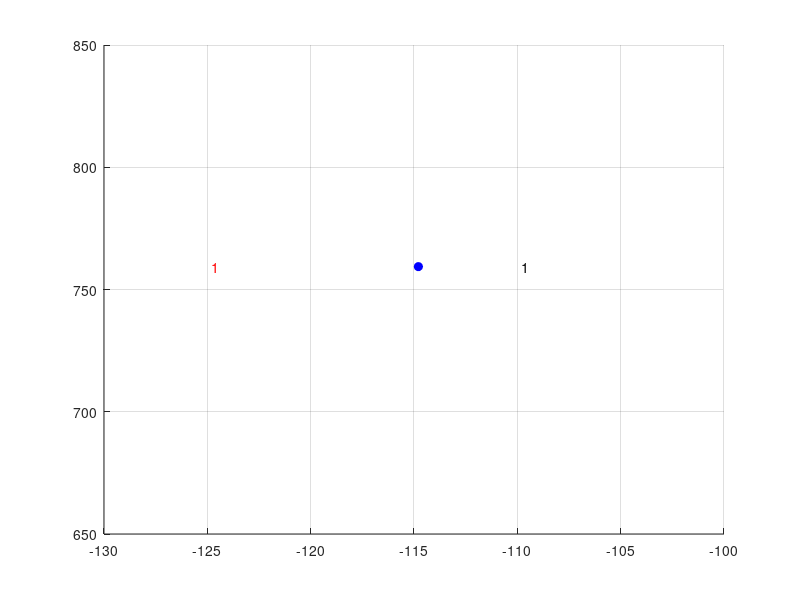

Here is the MATLAB script that generated this plot: (Note: this script raises an error after producing the figure.)
%% PMBM and PMB implementations with arbitrary clutter

close all
clear
clc
dbstop if error

rng (2022)

plot_enable = true;

%% Parameters of multi-object dynamic model

%scenario: targets are born from a Gaussian density with covariance covering the entire field-of-view and move randomly.

%survival probability
Ps = 0.99;

%Target kinematic state [x-position,y-position,x-velocity,y-velocity]
%Target extent state [orientation,semi-axis length 1,semi-axis length 2]

%Parameters of a nearly constant velocity motion model
%kinematic state dimension
dxr = 4;
%time interval
Ts = 0.07;
%transition matrix for kinematic state
Ar = [1 0 Ts 0;
    0 1 0 Ts;
    0 0 1 0;
    0 0 0 1];
%process noise
q = 0.01;
%process noise covariance matrix for kinematic state
Cwr = q*[Ts^3/3 0      Ts^2/2 0;
    0      Ts^3/3 0      Ts^2/2;
    Ts^2/2 0      Ts     0;
    0      Ts^2/2 0      Ts];
%measurement rate parameter used for prediction of gamma distribution
eta = 1.05;
%forgetting factor used for prediction of inverse-Wishart distribution
tau = 20;

%struct representation
motionmodel.Ps = Ps;
motionmodel.Ts = Ts;
motionmodel.dxr = dxr;
motionmodel.Ar = Ar;
motionmodel.Cwr = Cwr;
motionmodel.eta = eta;
motionmodel.tau = tau;

%Poisson birth model with Gaussian intensity
%Poisson intensity
birthmodel = struct('w',log(0.1),'xr',[],'Cr',diag(6.66*[50 50 1 1])^2,'V',[],'v',100,'alpha',500,'beta',100);
%specify kinematic state (x-position,y-position,x-velocity,y_velocity)
birthmodel.xr = [0 0 0 0]';
%specify extent state (orientation,two axis lengths)
birthmodel.V = (100+6)*diag([0.5 0.5]);
%Poisson birth rate
b_lambda_0 = 5;
b_lambda = exp(birthmodel.w);

%% Parameters of multi-object measurement model

%detection probability
Pd = 0.9;
%Poisson clutter rate
c_lambda = 20;

%surveillance area
range_x = [-10 10];
range_y = [-10 10];

%PPP clutter with uniform density
c_pdf = 1/(range_x(2)-range_x(1))/(range_y(2)-range_y(1));
%Poisson clutter intensity
c_intensity = c_lambda*c_pdf;

%stationary clutter source
%number of sources
n_s_clutter = 4;
stationary_clutter = repmat(struct('p_d_clutter',0.98,'lambda_clutter',10,'x_clutter',[],'X_clutter',diag([2 2])),n_s_clutter,1);
stationary_clutter(1).x_clutter = [100;100];
stationary_clutter(2).x_clutter = [100;200];
stationary_clutter(3).x_clutter = [200;100];
stationary_clutter(4).x_clutter = [200;200];

%Parameters of a linear Gaussian measurement model
%measurement dimension
dz = 2;
%observation matrix
H = [1 0 0 0;0 1 0 0];
%covariance of the multiplicative noise
Ch = diag([1/4 1/4]);
%covariance of the measurement noise
Cv = diag([1/4 1/4]);

%struct representation
measmodel.dz = dz;
measmodel.H = H;
measmodel.Ch = Ch;
measmodel.Cv= Cv;
measmodel.Pd = Pd;
measmodel.c_intensity = c_intensity;

%% Generating ground truth

%total time steps
T = 120;

%create memory to store ground truth
%birth time, death time, target state
gt = struct('x_bt',[],'x_dt',[],'x_lambda',[],'xr',[],'X',[]);

%number of targets
nt = 0;
for i = 1:T-1
    %sample the number of newborn targets
    nb = poissrnd(b_lambda);
    %for the first time step, make sure that at least one target is born
    if i == 1
        nb = poissrnd(b_lambda_0);
        if nb == 0
            nb = 1;
        end
    end
    for j = 1:nb
        %number of targets increases by 1
        nt = nt + 1;
        %sample a Gaussian component in the Poisson birth intensity
        b_idx = find(rand < cumsum([0 exp([birthmodel.w])]/b_lambda),1) - 1;
        %sample an initial target state
        gt(nt).x_bt = i;
        gt(nt).x_dt = i;
        %assume fixed Poisson rate
        gt(nt).x_lambda = gamrnd(birthmodel(b_idx).alpha,1/birthmodel(b_idx).beta);
        gt(nt).xr = mvnrnd(birthmodel(b_idx).xr',birthmodel(b_idx).Cr)';
        gt(nt).X = iwishrnd(birthmodel(b_idx).V,birthmodel(b_idx).v-3);
    end
    %generate target trajectory for all the newborn targets
    for j = 1:nt
        %termintate the trajectory if the target dies or moves out of the surveillance area
        %also assumes that no target dies if there is only one
        if (rand < Ps || nt==1) && gt(j).xr(1,end) >= range_x(1) && gt(j).xr(1,end) <= range_x(2) && gt(j).xr(2,end) >= range_y(1) && gt(j).xr(2,end) <= range_y(2) && gt(j).x_dt == i
            gt(j).x_dt = i+1;
            gt(j).x_lambda = [gt(j).x_lambda gt(j).x_lambda(end)];
            %add motion noise when generating trajectory
            gt(j).xr = [gt(j).xr mvnrnd((Ar*gt(j).xr(:,end))',Cwr)'];
            gt(j).X = cat(3,gt(j).X,gt(j).X(:,:,end));
        end
    end
end

%cardinality of multi-target states
card = zeros(T,1);
for i = 1:T
    for j = 1:nt
        if gt(j).x_bt <= i && gt(j).x_dt >= i
            card(i) = card(i) + 1;
        end
    end
end

%% Plot ground truth

if plot_enable
    figure
    grid on
    hold on
    for i = 1:nt
        %plot trajectory
        plot(gt(i).xr(1,1),gt(i).xr(2,1),'b','Marker','o','MarkerFaceColor','b');
        text(gt(i).xr(1,1)+5,gt(i).xr(2,1),int2str(gt(i).x_bt))
        text(gt(i).xr(1,end)-10,gt(i).xr(2,end),int2str(gt(i).x_dt),'Color','red')
        gt_ks_plot = plot(gt(i).xr(1,:),gt(i).xr(2,:),'b');
        %plot extent for every 10 time steps
        for j = 1:10:(gt(i).x_dt - gt(i).x_bt + 1)
            gt_es_plot = plot_extent_iw(gt(i).xr(1:2,j),gt(i).X(:,:,j),'-','b',1);
        end
    end
    %plot stationary source
    for i = 1:n_s_clutter
        sc_plot = plot_extent_iw(stationary_clutter(i).x_clutter,stationary_clutter(i).X_clutter,'-','k',2);
    end
    xlim(range_x)
    ylim(range_y)
    xlabel('x position (m)')
    ylabel('y position (m)')
%     legend([gt_ks_plot, gt_es_plot, sc_plot], {'Target trajectory','Target extent','Stationary source'},'location','best');
end

%% Generate measurements

Z = cell(T,1);
%target-generated measurements
for i = 1:nt
    for t = gt(i).x_bt:gt(i).x_dt
        %generate measurements only if the target is detected
        %no misdetection at time 1
        if rand < Pd || t == 1
            nz = poissrnd(gt(i).x_lambda(t-gt(i).x_bt+1));
            Z{t} = [Z{t} mvnrnd(gt(i).xr(1:2,t-gt(i).x_bt+1)',Ch*gt(i).X(:,:,t-gt(i).x_bt+1)+Cv,nz)'];
        end
    end
end

%append Poisson clutter
for i = 1:T
    nz = poissrnd(c_lambda);
    zx = rand(nz,1)*(range_x(2)-range_x(1)) + range_x(1);
    zy = rand(nz,1)*(range_y(2)-range_y(1)) + range_y(1);
    Z{i} = [Z{i} [zx zy]'];
end

%append stationary clutter
for i = 1:T
    for j = 1:n_s_clutter
        if rand < stationary_clutter(j).p_d_clutter
            nz = poissrnd(stationary_clutter(j).lambda_clutter);
            zc = mvnrnd(stationary_clutter(j).x_clutter',stationary_clutter(j).X_clutter,nz)';
            Z{i} = [Z{i} zc];
        end
    end
end

velo_meas=load("data\2021-12-10-06-52-32_0_velodyne_meas.mat").ans;
extended_measurements = cell(T,1);
for i=1:T
    extended_measurements{i}=velo_meas.Zextend{i}';
end

Z=extended_measurements;

%% Run filter

%paramter setting

%gate size in probability
% paras.gating.Pg = 0.999;
% paras.gating.size = chi2inv(paras.gating.Pg,dz);
paras.gating.size = 20;
%hyperparameters in DBSCAN
paras.dbscan.max_dist = 5;
paras.dbscan.min_dist = 0.2;
paras.dbscan.grid_dist = 0.1;

%pruning threshold for global hypotheses
paras.pruning.w = log(1e-2);
%pruning threshold for ppp intensity
paras.pruning.ppp = log(1e-3);
%merging threshold for ppp intensity
paras.merging.ppp = 2;
%cap of global hypotheses
paras.cap.w = 20;
%pruning threshold for Bernoulli
paras.pruning.r = 1e-3;
%whether to perform recycling
paras.recycle = false;
if paras.recycle
    paras.pruning.r = 1e-1;
end

%whether to perform MB approximation
paras.mb_approx = true;
%M-best assignments in Murty
paras.M = 20;

%estimator to extract multi-target state
paras.estimator = 1;
%estimator 1: extract state from global hypothesis with the highest weight and Bernoulli components with large enough probability of existence
%estimator 2: MAP cardinality estimator
%threshold to extract state estimate from Bernoulli
paras.estimate.r = 0.4;

%parameters of GOSPA metric
gospa.p = 2;
gospa.c = 20;
gospa.alpha = 2;

%initialisation parameters
%global hypothesis weight in logarithm
mbm.w = 0;
%global hypothesis look-up table
mbm.table = zeros(1,0);
%local hypothesis trees (collections of single target hypotheses)
mbm.track = cell(0,1);
%each Bernoulli is parameterised by 1) existence probability r, 2) mean and covariance of the kinematic state xr, Cr, 3) parameters of the extent state V, v, 4) parameters of gamma distribution alpha, beta.
%PPP for undetected targets, initialised using birth model
ppp = birthmodel;

%memory to store state estimate
est = cell(T,1);
card_est = zeros(T,1);
t_elapsed = zeros(T,1);
%recursive Bayesian estimation
fprintf('Time step: ')
for t = 1:T

    fprintf('%d ',t)
    tic

    %ellipsoidal gating for detected targets
    %use a boolean vector to store the gating result of each local hypothesis
    gating_matrix_d = cellfun(@(x) cell2mat(arrayfun(@(x) ellips_gating(x,Z{t},measmodel,paras.gating.size),x,'uniformoutput',false)),mbm.track,'uniformoutput',false);

    %ellipsoidal gating for undetected targets
    %use a boolean vector to store the gating result of each component
    gating_matrix_u = cell2mat(arrayfun(@(x) ellips_gating(x,Z{t},measmodel,paras.gating.size),ppp,'uniformoutput',false)');

    %ellipsoidal gating for stationary sources
    %use a boolean vector to store the gating result of each stationary source
    gating_matrix_s = cell2mat(arrayfun(@(x) ellips_gating_clutter(Z{t},x,paras.gating.size),stationary_clutter,'uniformoutput',false)');

    %remove unused measurements according to the gating result
    %gating result of all targets
    %number of tracks
    n_track = length(mbm.track);
    if n_track > 0
        gating = logical(sum(gating_matrix_u,2) + sum(gating_matrix_s,2) + sum(cell2mat(gating_matrix_d'),2));
    else
        gating = logical(sum(gating_matrix_u,2) + sum(gating_matrix_s,2));
    end

    %used measurements
    W = Z{t}(:,gating);
    %number of measurements after gating
    nm = size(W,2);

    %reconstruct gating matrix
    gating_matrix_d = cellfun(@(x) x(gating,:),gating_matrix_d,'uniformoutput',false);
    gating_matrix_u = gating_matrix_u(gating,:);
    gating_matrix_s = gating_matrix_s(gating,:);
    %use DBSCAN to obtain multiple partitions
    partitions = gen_partitions(W,paras.dbscan,n_track);
    %number of partitions
    np = length(partitions);

    %find all the unique clusters in all measurement partitions
    [clusters,IA,IC] = unique(cell2mat(partitions')','rows');
    clusters = clusters';
    n_clusters = length(IA);
    %reconstruct partitions to let it contain indices of clusters
    nc_p = cellfun(@(x) size(x,2),partitions);
    partitions_indices = cell(np,1);
    idx = 0;
    for i = 1:np
        partitions_indices{i} = IC(idx+1:idx+nc_p(i));
        idx = idx + nc_p(i);
    end

    %create clutter hypotheses for stationary sources
    stationary_hypo = repmat(struct('c',[],'lik',[]),n_s_clutter,1);
    for i = 1:n_s_clutter
        %no clutter hypothesis
        stationary_hypo(i).c = 0;
        stationary_hypo(i).lik = log(1-stationary_clutter(i).p_d_clutter+stationary_clutter(i).p_d_clutter*exp(-stationary_clutter(i).lambda_clutter));
        %create a clutter hypothesis for each clutter
        for c = 1:n_clusters
            %check if the cth clutter is in the gate
            if sum(gating_matrix_s(:,i)-clusters(:,c)<0) == 0
                stationary_hypo(i).c(end+1) = c;
                stationary_hypo(i).lik(end+1) = log(stationary_clutter(i).p_d_clutter)-stationary_clutter(i).lambda_clutter+clutter_lik(W(:,clusters(:,c)),stationary_clutter(i));
            end
        end
    end

    %create single target hypotheses for newly detected targets
    bern_new = repmat(struct('r',0,'xr',zeros(dxr,1),'Cr',ones(dxr,dxr),'V',zeros(2,2),'v',0,'alpha',1,'beta',1),1,n_clusters);
    lik_new = zeros(n_clusters,1);
    for c = 1:n_clusters
        %check if the cth cluster is in the gate of any ppp components
        ppp_idx = sum(gating_matrix_u-clusters(:,c)<0) == 0;
        if any(ppp_idx)
            [lik_new(c),bern_new(c)] = ppp_upd(ppp(ppp_idx),W(:,clusters(:,c)),measmodel);
        else
            %if not, they are all Poisson clutter
            lik_new(c) = sum(clusters(:,c))*log(measmodel.c_intensity);
        end
    end

    %create updated single target hypotheses for detected targets
    %number of single target hypotheses per track
    n_local_hypo = cellfun('length',mbm.track);
    tracks_upd = cell(n_track,1);
    for i = 1:n_track
        tracks_upd{i} = cell(n_local_hypo(i),1);
        for j = 1:n_local_hypo(i)
            %misdetection for the jth single target hypothesis under the ith local hypothesis tree
            [l_missed,bern_missed] = bern_miss(mbm.track{i}(j),measmodel);
            tracks_upd{i}{j}.c = 0;
            tracks_upd{i}{j}.lik = l_missed;
            tracks_upd{i}{j}.bern = bern_missed;
            %measurement update for the jth single target hypothesis under the ith local hypothesis tree
            for c = 1:n_clusters
                %check if the cth cluster is in the gate of the corresponding single target hypothesis
                if sum(gating_matrix_d{i}(:,j)-clusters(:,c)<0) == 0
                    [l_upd,bern_updated] = bern_upd(mbm.track{i}(j),W(:,clusters(:,c)),measmodel);
                    tracks_upd{i}{j}.c(end+1) = c;
                    tracks_upd{i}{j}.lik(end+1) = l_upd;
                    tracks_upd{i}{j}.bern(end+1) = bern_updated;
                end
            end
        end
    end

    tracks_new = cell(n_clusters,1);
    for c = 1:n_clusters
        tracks_new{c}.c = [0 c];
        tracks_new{c}.lik = [0 lik_new(c)];
        tracks_new{c}.bern = struct('r',0,'xr',zeros(dxr,1),'Cr',ones(dxr,dxr),'V',zeros(2,2),'v',0,'alpha',1,'beta',1);
        tracks_new{c}.bern = [tracks_new{c}.bern bern_new(c)];
    end

    %reset m to the number of new tracks
    m = length(tracks_new);

    %update local hypothesis trees
    mbm_upd.track = cell(n_track+m,1);
    for i = 1:n_track
        idx = 0;
        for j = 1:length(tracks_upd{i})
            mbm_upd.track{i} = [mbm_upd.track{i} tracks_upd{i}{j}.bern];
            %use an extra variable to record the index of each new single target hypothesis in local hypothesis tree i
            n_ij = length(tracks_upd{i}{j}.c);
            tracks_upd{i}{j}.idx = (1:n_ij) + idx;
            idx = idx + n_ij;
        end
    end
    for i = 1:m
        mbm_upd.track{n_track+i,1} = tracks_new{i}.bern;
    end

    %data association for each global association hypothesis
    mbm_upd.w = [];
    mbm_upd.table = zeros(0,n_track+m);
    A = length(mbm.w);
    for a = 1:A
        a_indices = mbm.table(a,:);
        costs_temp = 0;
        for j = 1:n_track
            if a_indices(j) > 0
                single_hypo = tracks_upd{j}{a_indices(j)};
                costs_temp = costs_temp + single_hypo.lik(1);
            end
        end
        %if there is no measurement partition, all the targets are misdetected
        if n_clusters==0
            table_upd = zeros(1,n_track+m);
            w_upd = 0;
            for j = 1:n_track
                if a_indices(j) > 0
                    table_upd(1,j) = tracks_upd{j}{a_indices(j)}.idx(1);
                    w_upd = w_upd + tracks_upd{j}{a_indices(j)}.lik(1);
                end
            end
            for j = n_track+1:n_track+m
                table_upd(1,j) = 1;
            end
            mbm_upd.w = [mbm_upd.w;w_upd + mbm.w(a)];
            mbm_upd.table = [mbm_upd.table;table_upd];
        end
        %go through each measurement partition
        for p = 1:np
            %find all the clusters under this partition
            p_idx = partitions_indices{p};
            %number of clusters under this partition
            p_n = length(p_idx);
            %construct cost matrix
            C = inf(p_n,n_track+m);
            for j = 1:n_track
                if a_indices(j) > 0
                    single_hypo = tracks_upd{j}{a_indices(j)};
                    %set cost for detected targets
                    [LIA,LOCB] = ismember(single_hypo.c,p_idx);
                    C(LOCB(LOCB>0),j) = -single_hypo.lik(LIA)' + single_hypo.lik(1);
                end
            end
            %set cost for undetected targets
            for j = n_track+1:n_track+m
                single_hypo = tracks_new{j-n_track};
                [LIA,LOCB] = ismember(single_hypo.c,p_idx);
                C(LOCB(LOCB>0),j) = -single_hypo.lik(LIA)';
            end

            %construct cost matrix for stationary sources
            costs_temp_ac =  costs_temp;
            C_s = inf(p_n,n_s_clutter);
            for j = 1:n_s_clutter
                [LIA,LOCB] = ismember(stationary_hypo(j).c,p_idx);
                if any(LOCB>0)
                    C_s(LOCB(LOCB>0),j) = -stationary_hypo(j).lik(LIA)' + stationary_hypo(j).lik(1);
                    costs_temp_ac = costs_temp_ac + stationary_hypo(j).lik(1);
                end
            end

            %combine cost matrices
            C = [C C_s];

            %find columns of C that contain finite entries
            idx = find(sum(isfinite(C),1) > 0);
            C = C(:,idx);
            %find M-best assignments using Murty's algorithm
            [assignments,~,costs] = kBest2DAssign(C,ceil(paras.M*exp(mbm.w(a))));
            assignments = assignments';
            costs = costs';
            %number of assignments
            n_a = size(assignments,1);
            %restore track indices
            for i = 1:n_a
                assignments(i,:) = idx(assignments(i,:));
            end

            table_upd = zeros(n_a,n_track+m);
            %update the glocal hypothesis look-up table and weight
            for i = 1:n_a
                %go through each association in a given assignment
                for j = 1:p_n
                    %check if detected targets or undetected targets, otherwise cluster is assigned to stationary sources
                    assoc = assignments(i,j);
                    if assoc <= n_track
                        %find the index of the corresponding cluster
                        table_upd(i,assoc) = tracks_upd{assoc}{a_indices(assoc)}.idx(tracks_upd{assoc}{a_indices(assoc)}.c == p_idx(j));
                    elseif assoc <= n_track+m
                        %find the index of the corresponding cluster
                        table_upd(i,assoc) = find(tracks_new{assoc-n_track}.c == p_idx(j),1);
                    end
                end
                %go through each unassociated track
                unassign = true(n_track+m,1);
                unassign(assignments(i,assignments(i,:)<=n_track+m)) = false;
                unassign = find(unassign);
                for j = 1:length(unassign)
                    if unassign(j) <= n_track
                        temp = a_indices(unassign(j));
                        if temp > 0
                            table_upd(i,unassign(j)) = tracks_upd{unassign(j)}{temp}.idx(1);
                        else
                            table_upd(i,unassign(j)) = 0;
                        end
                    else
                        table_upd(i,unassign(j)) = 1;
                    end
                end
            end

            %when computing the global hypothesis weight, assume that each measurement partition is equal likely, i.e., uniform distributed
            mbm_upd.w = [mbm_upd.w;-costs'+costs_temp_ac+mbm.w(a)];
            mbm_upd.table = [mbm_upd.table;table_upd];
        end
    end

    %normalise global hypothesis weight
    mbm_upd.w = normalizeLogWeights(mbm_upd.w);
    %prune updated global hypotheses with small weights
    [mbm_upd_w,order] = sort(exp(mbm_upd.w),'descend');
    pos = find(cumsum(mbm_upd_w)>=1-exp(paras.pruning.w),1);
    mbm_upd.w = mbm_upd.w(order(1:pos));
    mbm_upd.table = mbm_upd.table(order(1:pos),:);
    mbm_upd.w = normalizeLogWeights(mbm_upd.w);
    if ~paras.mb_approx
        %cap the number of global hypotheses
        if length(mbm_upd.w) > paras.cap.w
            [~,idx] = sort(mbm_upd.w,'descend');
            mbm_upd.w = mbm_upd.w(idx(1:paras.cap.w));
            mbm_upd.w = normalizeLogWeights(mbm_upd.w);
            mbm_upd.table = mbm_upd.table(idx(1:paras.cap.w),:);
        end
    end

    %remove single target hypotheses with small probability of existence
    for i = 1:length(mbm_upd.track)
        idx = find(([mbm_upd.track{i}.r] < exp(paras.pruning.ppp)) | ([mbm_upd.track{i}.alpha]./[mbm_upd.track{i}.beta] < 1) | ([mbm_upd.track{i}.v] < 7));
        for j = 1:length(idx)
            mbm_upd.table(mbm_upd.table(:,i) == idx(j),i) = 0;
        end
        %re-index
        idx_0 = mbm_upd.table(:,i) > 0;
        [idx,~,temp] = unique(mbm_upd.table(idx_0,i));
        mbm_upd.table(idx_0,i) = temp;
        mbm_upd.track{i} = mbm_upd.track{i}(idx);
    end
    %remove empty track
    idx = ~cellfun('isempty',mbm_upd.track);
    mbm_upd.track = mbm_upd.track(idx);
    mbm_upd.table = mbm_upd.table(:,idx);
    if isempty(mbm_upd.table)
        mbm_upd.table = zeros(1,0);
        mbm_upd.track = cell(0,1);
        mbm_upd.w = 0;
    end

    %merge rows of global hypothesis look-up table that are the same
    if length(mbm_upd.w) > 1
        [mbm_upd.table,~,IC] = unique(mbm_upd.table,'rows');
        n_a = size(mbm_upd.table,1);
        temp = zeros(n_a,1);
        for i = 1:n_a
            [~,temp(i)] = normalizeLogWeights(mbm_upd.w(IC==i));
        end
        mbm_upd.w = temp;
    end

    %misdetection update of ppp
    ppp = ppp_miss(ppp,measmodel);

    %number of global hypotheses and tracks
    n_mb = size(mbm_upd.table,1);

    %%%%%%%%%%%%%%%%%%%%%%%%%%%%%%%%%%%%%%%%%%%%%%%%%%%%%%%%%%%%%%%%%%%%%%%
    if paras.mb_approx && n_mb > 1
        %find tracks with only one single target hypothesis being included in any of the global hypotheses
        idx = sum(mbm_upd.table - 1,1) ~= 0;
        mbm_upd.track = [mbm_upd.track(idx);mbm_upd.track(~idx)];
        mbm_upd.table = [mbm_upd.table(:,idx) mbm_upd.table(:,~idx)];

        %track-oriented merging
        %number of tracks with conflicts
        n_track_t = length(idx);
        for i = 1:n_track_t
            %compute marginal probability that the single target hypothesis in track i is included in the global hypothesis
            c = unique(mbm_upd.table(:,i));
            c = c(c>0);
            lc = length(c);
            w_margin = zeros(lc,1);
            for j = 1:lc
                %find all the global hypotheses that contain this single target hypothesis and compute the log sum of the weights
                [~,log_sum_w] = normalizeLogWeights(mbm_upd.w(mbm_upd.table(:,i)==c(j)));
                %also take into account the probability of existence
                w_margin(j) = log_sum_w + log(mbm_upd.track{i}(c(j)).r);
            end
            %perform moment matching
            [w_margin_n,log_sum_w] = normalizeLogWeights(w_margin);
            mb_approx(i).r = exp(log_sum_w);
            [mb_approx(i).xr,mb_approx(i).Cr] = kinematic_merge(mbm_upd.track{i},w_margin_n);
            [mb_approx(i).V,mb_approx(i).v] = extent_merge(mbm_upd.track{i},w_margin_n);
            [mb_approx(i).alpha,mb_approx(i).beta] = gamma_merge(mbm_upd.track{i},w_margin_n);
        end

        %track-oriented merging
        for i = 1:n_track_t
            mbm_upd.track{i} = mb_approx(i);
        end

        mbm_upd.w = 0;
        mbm_upd.table = ones(1,n_track_t);

        %recycle tracks with small probability of existence
        idx_logical = (cellfun(@(x) x.r, mbm_upd.track) >= paras.pruning.r) & (cellfun(@(x) x.alpha, mbm_upd.track)./cellfun(@(x) x.beta, mbm_upd.track) > 1) & (cellfun(@(x) x.v, mbm_upd.track) > 7);
        if paras.recycle
            idx = find(~idx_logical);
            for j = 1:length(idx)
                ppp(end+1,1).w = log(mbm_upd.track{idx(j)}.r);
                ppp(end,1).xr = mbm_upd.track{idx(j)}.xr;
                ppp(end,1).Cr = mbm_upd.track{idx(j)}.Cr;
                ppp(end,1).V = mbm_upd.track{idx(j)}.V;
                ppp(end,1).v = mbm_upd.track{idx(j)}.v;
                ppp(end,1).alpha = mbm_upd.track{idx(j)}.alpha;
                ppp(end,1).beta = mbm_upd.track{idx(j)}.beta;
            end
        end
        %delete these single target hypotheses
        mbm_upd.track = mbm_upd.track(idx_logical);
        mbm_upd.table = mbm_upd.table(idx_logical);
        if isempty(mbm_upd.table)
            mbm_upd.table = zeros(1,0);
            mbm_upd.track = cell(0,1);
            mbm_upd.w = 0;
        end

        %%%%%%%%%%%%%%%%%%%%%%%%%%%%%%%%%%%%%%%%%%%%%%%%%%%%%%%%%%%%%%%%%%%%%%%
    else
        %recycle single target hypotheses with small probability of existence
        for i = 1:length(mbm_upd.track)
            idx = find(([mbm_upd.track{i}.r] < paras.pruning.r) | ([mbm_upd.track{i}.alpha]./[mbm_upd.track{i}.beta] < 1) | ([mbm_upd.track{i}.v] < 7));
            %for each single target hypothesis to be recycled, find global
            %hypotheses that include it
            for j = 1:length(idx)
                temp = mbm_upd.table(:,i)==idx(j);
                mbm_upd.table(temp,i) = 0;
                if paras.recycle
                    [~,log_sum_w] = normalizeLogWeights(mbm_upd.w(temp));
                    ppp(end+1,1).w = log_sum_w+log(mbm_upd.track{i}(idx(j)).r);
                    ppp(end,1).xr = mbm_upd.track{i}(idx(j)).xr;
                    ppp(end,1).Cr = mbm_upd.track{i}(idx(j)).Cr;
                    ppp(end,1).V = mbm_upd.track{i}(idx(j)).V;
                    ppp(end,1).v = mbm_upd.track{i}(idx(j)).v;
                    ppp(end,1).alpha = mbm_upd.track{i}(idx(j)).alpha;
                    ppp(end,1).beta = mbm_upd.track{i}(idx(j)).beta;
                end
            end
            %delete these single target hypotheses
            %re-index
            idx_0 = mbm_upd.table(:,i) > 0;
            [idx,~,temp] = unique(mbm_upd.table(idx_0,i));
            mbm_upd.table(idx_0,i) = temp;
            mbm_upd.track{i} = mbm_upd.track{i}(idx);
        end
        %remove empty track
        idx = ~cellfun('isempty',mbm_upd.track);
        mbm_upd.track = mbm_upd.track(idx);
        mbm_upd.table = mbm_upd.table(:,idx);
        if isempty(mbm_upd.table)
            mbm_upd.table = zeros(1,0);
            mbm_upd.track = cell(0,1);
            mbm_upd.w = 0;
        end

        %merge rows of global hypothesis look-up table that are same
        if length(mbm_upd.w) > 1
            [mbm_upd.table,~,IC] = unique(mbm_upd.table,'rows');
            n_a = size(mbm_upd.table,1);
            temp = zeros(n_a,1);
            for i = 1:n_a
                [~,temp(i)] = normalizeLogWeights(mbm_upd.w(IC==i));
            end
            mbm_upd.w = temp;
        end
    end

    %remove ppp components with small weights
    idx = ([ppp.w] > paras.pruning.ppp) & ([ppp.alpha]./[ppp.beta] > 1) & ([ppp.v] > 7);
    ppp = ppp(idx);
    if ~paras.mb_approx
        %merge similar ppp components
        ppp = mixtureReduction(ppp,paras.merging.ppp);
    end

    %multi-target state estimation
    if paras.estimator == 1
        %find the global hypothesis with the highest weight
        [~,I] = max(mbm_upd.w);
        est{t}.xr = zeros(dxr,0);
        est{t}.X = zeros(2,2,0);
        if ~isempty(mbm_upd.table)
            hypo_best = mbm_upd.table(I,:);
            for i = 1:length(hypo_best)
                if mbm_upd.table(I,i) > 0
                    %extract state estimate from Bernoulli component with large
                    %enough probability of existence
                    if mbm_upd.track{i}(mbm_upd.table(I,i)).r > paras.estimate.r
                        card_est(t) = card_est(t) + 1;
                        est{t}.xr = [est{t}.xr mbm_upd.track{i}(mbm_upd.table(I,i)).xr];
                        est{t}.X = cat(3,est{t}.X,mbm_upd.track{i}(mbm_upd.table(I,i)).V/(mbm_upd.track{i}(mbm_upd.table(I,i)).v-6));
                    end
                end
            end
        end
        est{t}.card = size(est{t}.xr,2);
    elseif paras.estimator == 2
        %compute the cardinality distribution
        [n_a,n_track] = size(mbm_upd.table);
        card_dist = zeros(1,n_track+1);
        pcard = zeros(n_a,n_track+1);
        for i = 1:n_a
            r = [];
            for j = 1:n_track
                if mbm_upd.table(i,j) > 0
                    r = [r mbm_upd.track{j}(mbm_upd.table(i,j)).r];
                end
            end
            if ~isempty(r)
                %avoid numerical underflow
                r(r>1-1e-6) = 1-1e-6;
                pcard(i,1:length(r)+1) = prod(1-r)*poly(-r./(1-r));
            end
            card_dist = card_dist + pcard(i,:)*exp(mbm_upd.w(i));
        end
        %obtain the maximum cardinality
        [~,card_max] = max(card_dist);
        %find the global hypothesis with the highest weight and the same
        %MAP cardinality estimate
        [~,a_best] = max(pcard(:,card_max));
        r = zeros(n_track,1);
        xr = zeros(dxr,n_track);
        X = zeros(2,2,n_track);
        for i = 1:n_track
            if mbm_upd.table(a_best,i) > 0
                r(i) = mbm_upd.track{i}(mbm_upd.table(a_best,i)).r;
                xr(:,i) = mbm_upd.track{i}(mbm_upd.table(a_best,i)).xr;
                X(:,:,i) = mbm_upd.track{i}(mbm_upd.table(a_best,i)).V/(mbm_upd.track{i}(mbm_upd.table(a_best,i)).v-6);
            end
        end
        [~,I] = sort(r,'descend');
        card_est(t) = card_max-1;
        est{t}.xr = xr(:,I(1:card_max-1));
        est{t}.X = X(:,:,I(1:card_max-1));
        est{t}.card = sum(card_dist.*(0:length(card_dist)-1));
    end

    %prediction step
    %prediction for detected targets
    mbm.w = mbm_upd.w;
    mbm.table = mbm_upd.table;
    mbm.track = cellfun(@(x) arrayfun(@(x) bern_pred(x,motionmodel),x),mbm_upd.track,'uniformoutput',false);

    %prediction for undetected targets
    ppp = ppp_pred(ppp,motionmodel,birthmodel);

    t_elapsed(t) = toc;
end
fprintf('\n')

card_est = cellfun(@(x) x.card,est);
card_err = card_est - card;
%evaluate multi-target filtering performance using GOSPAs
d_gospa = zeros(T,1);
decomposed_cost = repmat(struct('localisation',[],'missed',[],'false',[]),T,1);
for t = 1:T
    x_mat.x = zeros(2,0);
    x_mat.X = zeros(2,2,0);
    for i = 1:length(gt)
        if gt(i).x_bt <= t && gt(i).x_dt >= t
            x_mat.x = [x_mat.x gt(i).xr(1:2,t-gt(i).x_bt+1)];
            x_mat.X = cat(3,x_mat.X,gt(i).X(:,:,t-gt(i).x_bt+1));
        end
    end
    y_mat.x = est{t}.xr;
    y_mat.X = est{t}.X;
    [d_gospa(t),~,decomposed_cost(t)] = GOSPA_extended(x_mat,y_mat,gospa.p,gospa.c,gospa.alpha);
end

if plot_enable

    figure
    plot(1:T,card,'linewidth',2)
    grid on
    hold on
    plot(1:T,card_est,'linewidth',2)
    xlabel('Time step')
    ylabel('Number of targets')
    legend('True cardinality','Estimated cardinality')

    figure
    subplot(2,2,1)
    plot(1:T,sqrt(d_gospa),'linewidth',2)
    grid on
    xlabel('Time step')
    ylabel('RMS GOSPA error')
    subplot(2,2,2)
    plot(1:T,sqrt([decomposed_cost.localisation]),'linewidth',2)
    grid on
    xlabel('Time step')
    ylabel('RMS State estimation error')
    subplot(2,2,3)
    plot(1:T,sqrt([decomposed_cost.missed]),'linewidth',2)
    grid on
    xlabel('Time step')
    ylabel('RMS Missed target error')
    subplot(2,2,4)
    plot(1:T,sqrt([decomposed_cost.false]),'linewidth',2)
    grid on
    xlabel('Time step')
    ylabel('RMS False target error')

end

fprintf('Mean RMS GOSPA: %.2f\n',sqrt(mean(d_gospa)))
fprintf('Total runtime: %.2f\n',sum(t_elapsed))


figure(4)
colors=['b','r','g','y'];
hold on;
for k=1:2:size(est,1)
    plot(est{k}.xr(1,:),est{k}.xr(2,:),'+')
    for i=1:est{k}.card
        plot_extent_iw(est{k}.xr(1:2,i),est{k}.X(:,:,i),'-',colors(i),1);
    end
%     for j = 1:10:(gt(i).x_dt - gt(i).x_bt + 1)
%         gt_es_plot = plot_extent_iw(gt(i).xr(1:2,j),gt(i).X(:,:,j),'-','b',1);
%     end
end